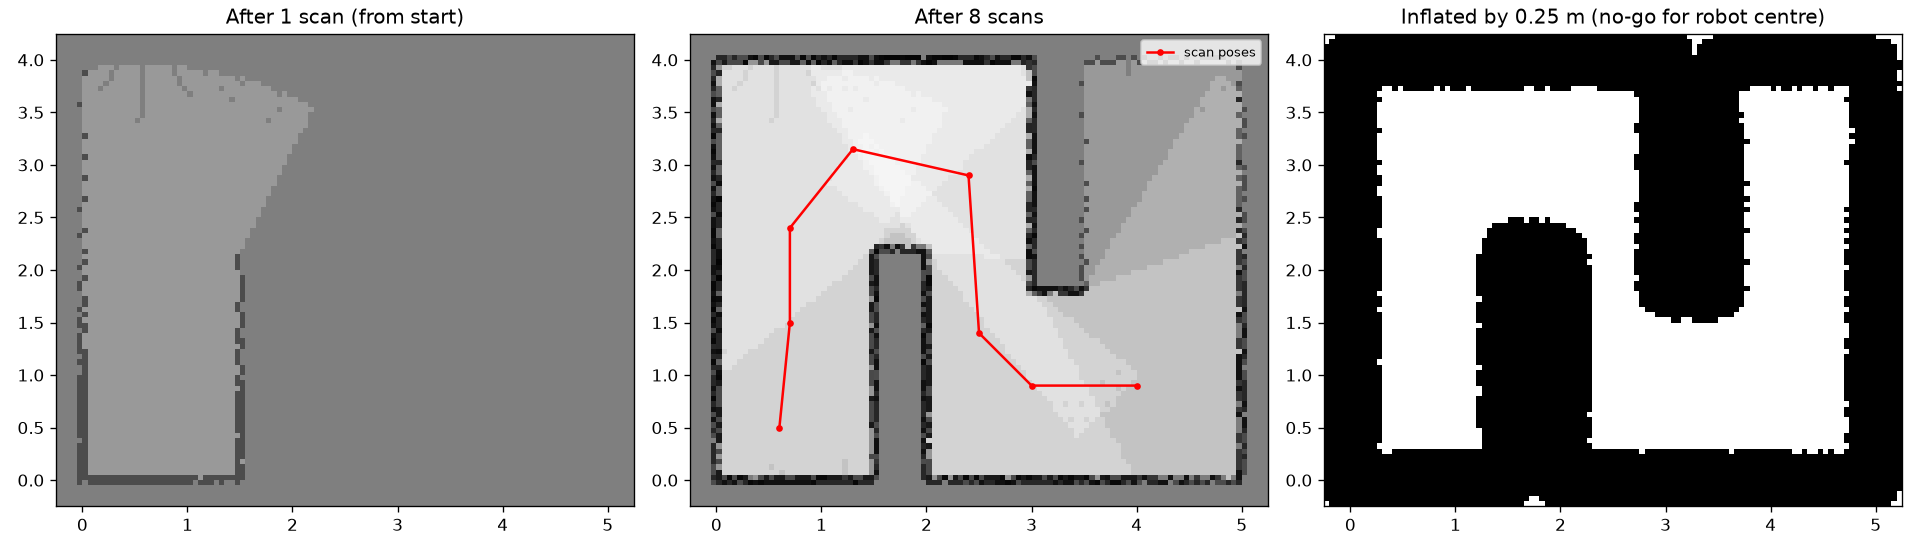

Write Python code to recreate this figure.

from pathlib import Path

import matplotlib.pyplot as plt
import mujoco
import numpy as np

from lidar import Lidar
from occupancy_grid import OccupancyGrid

SCENE = Path(__file__).resolve().parents[1] / "models" / "scene_room.xml"

model = mujoco.MjModel.from_xml_path(str(SCENE))
data = mujoco.MjData(model)
lidar = Lidar(model, site="lidar", robot_body="base", noise_std=0.01)          
grid = OccupancyGrid()


def place(pose):
    data.qpos[0:3] = [pose[0], pose[1], 0.0]
    data.qpos[3:7] = [np.cos(pose[2] / 2), 0, 0, np.sin(pose[2] / 2)]
    mujoco.mj_forward(model, data)


# poses along roughly the route the robot drives 
route = [(0.6, 0.5, 1.57), (0.7, 1.5, 1.57), (0.7, 2.4, 1.2), (1.3, 3.15, 0.0),
         (2.4, 2.9, -1.2), (2.5, 1.4, -1.57), (3.0, 0.9, 0.0), (4.0, 0.9, 0.0)]

fig, axes = plt.subplots(1, 3, figsize=(16, 4.5))
for i, pose in enumerate(route):
    place(pose)
    grid.update(lidar, lidar.scan(data), pose)    # using a known pose here
    if i == 0:
        first = grid.probability().copy()

extent = [grid.x_min, grid.x_min + grid.nx * grid.res, grid.y_min, grid.y_min + grid.ny * grid.res]
for ax, img, title in [(axes[0], first, "After 1 scan (from start)"),
                       (axes[1], grid.probability(), f"After {len(route)} scans"),
                       (axes[2], grid.inflated(0.25).astype(float), "Inflated by 0.25 m (no-go for robot centre)")]:
    ax.imshow(img, origin="lower", extent=extent, cmap="gray_r", vmin=0, vmax=1)
    ax.set_title(title)
    ax.set_aspect("equal")
axes[1].plot(*np.array(route)[:, :2].T, "r.-", label="scan poses")
axes[1].legend(loc="upper right", fontsize=8)
plt.tight_layout()
plt.savefig(Path(__file__).with_name("test_grid.png"), dpi=120)
print(f"occupied cells: {grid.occupied().sum()}, unknown cells: {(grid.log_odds == 0).sum()}")
plt.show()
